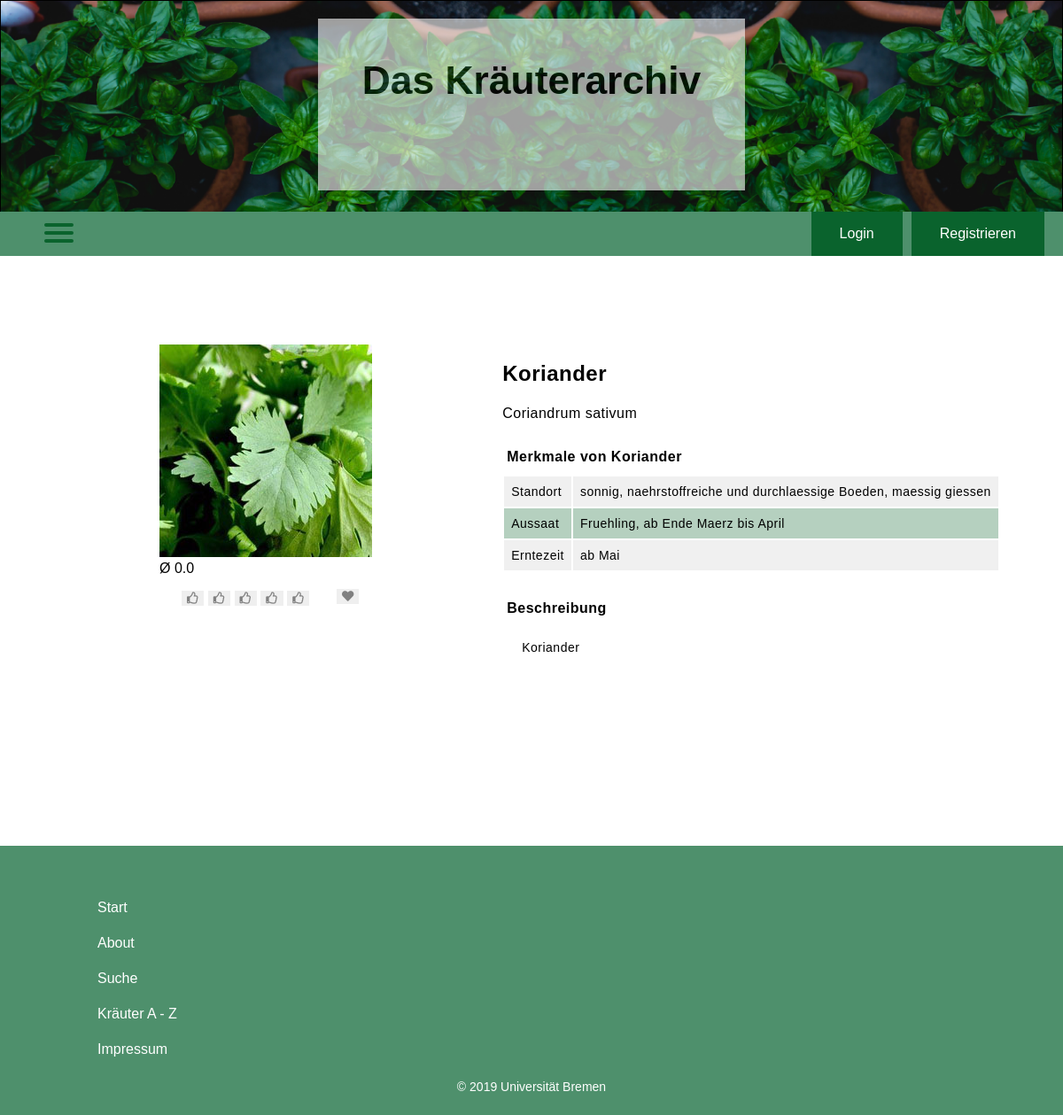
Screenshot of /detail.php?id=3 with the database file from the repository.
### tables this page shows
CREATE TABLE `datei` (
  `id` int(11) NOT NULL,
  `medium_id` int(11) NOT NULL,
  `type` varchar(30) NOT NULL,
  `adr` varchar(400) NOT NULL
);

CREATE TABLE `medium` (
  `id` int(11) NOT NULL,
  `name` varchar(255) NOT NULL,
  `latein_name` varchar(255) DEFAULT NULL,
  `standort` varchar(255) DEFAULT NULL,
  `aussaat` varchar(255) DEFAULT NULL,
  `erntezeit` varchar(255) DEFAULT NULL,
  `beschreibung` text DEFAULT NULL
);

### detail.php (the view, shortened to what this page needs)
<!DOCTYPE html>
<html>
<head>
    <link rel="stylesheet" href="css/main_stylesheet.css">
    <link rel="stylesheet" href="https://use.fontawesome.com/releases/v5.8.2/css/all.css">
</head>
<body>
<?php
include "includes/connect.php";
include "includes/headerbox.php";
include "includes/hamburgerMenu.php";
include "includes/navigationBar.php";
?>
<?php
if (isset($_GET["id"])) {
    $sql = "SELECT medium.name, datei.adr, medium.id, medium.beschreibung, medium.erntezeit, medium.standort, medium.latein_name, medium.aussaat FROM (medium INNER JOIN datei ON medium.id = datei.medium_id) WHERE medium.id = $_GET[id]";
    $result = mysqli_query($conn, $sql);
    $row = mysqli_fetch_assoc($result);
}
?>
<div class="plantbox">
    <div class="relative">
        <img class="image" src="<?php echo $row["adr"] ?>" alt="<?php echo $row["name"] ?>"/>
        <?php
        include "includes/bewertung.php";
        include "includes/like.php";
        ?>
    </div>
    <div class="descrBox">
        <div class="steckbrief">
            <h2><?php echo $row["name"] ?></h2>
            <p><?php echo $row["latein_name"] ?></p>
            <table>
                <caption>Merkmale von <?php echo $row["name"] ?></caption>
                <tbody>
                <tr>
                    <td>Standort</td>
                    <td><?php echo $row["standort"] ?></td>
                </tr>
                <tr>
                    <td>Aussaat</td>
                    <td><?php echo $row["aussaat"] ?></td>
                </tr>
                <tr>
                    <td>Erntezeit</td>
                    <td><?php echo $row["erntezeit"] ?></td>
                </tr>
                </tbody>
            </table>
        </div>
        <div class="beschreibung">
            <table>
                <caption>Beschreibung</caption>
                <tbody>
                <tr>
                    <td><?php echo $row["beschreibung"] ?>
                    </td>
                </tr>
                </tbody>
            </table>
        </div>
    </div>
</div>
<?php
include "includes/footerbox.php";
?>
</body>
</html>

### css/main_stylesheet.css (style rules this page uses)
body, html { height: 100%; margin: 0; font-family: Helvetica, serif; }
.plantbox { margin-left: 15%; margin-top: 100px; width: 80%; max-width: 1200px; display: flex; flex-flow: row; }
.descrBox { margin-left: 80px;; display: flex; flex-flow: column; width: 45%; min-width: 600px; }
.relative { margin-right: 7%; }
.steckbrief { position: relative; margin-bottom: 20px; line-height: 25px; letter-spacing: 0.5px; }
.steckbrief table { border-radius: 3px; box-sizing: border-box; }
.steckbrief table caption { text-align: left; padding: 8px 5px; color: rgb(0, 0, 0); font-weight: bold; }
.steckbrief table tbody tr:nth-of-type(2n+1) { background: rgb(240, 240, 240); }
.steckbrief table tbody tr td { color: rgb(0, 0, 0); padding: 8px; vertical-align: top; border: none; font-size: 14px; line-height: 18px; text-align: left; }
.beschreibung { position: relative; line-height: 25px; letter-spacing: 0.5px; }
.beschreibung table caption { text-align: left; padding: 8px 5px; color: rgb(0, 0, 0); font-weight: bold; }
.beschreibung table tbody tr td { color: rgb(0, 0, 0); font-size: 14px; line-height: 20px; text-align: left; }
.search-result table th, table tr:nth-child(2n+2) { background: rgba(10, 99, 45, 0.3); }
.search-result table th, table td { padding: 12px 20px; }

### rows the page displays
datei: adr (picture), medium.name "Koriander", medium.latein_name "Coriandrum sativum", medium.standort "sonnig, naehrstoffreiche und durchlaessige Boeden, maessig giessen", medium.aussaat "Fruehling, ab Ende Maerz bis April", medium.erntezeit "ab Mai", medium.beschreibung "Koriander"

### other values shown
$average_rating "0.0"
